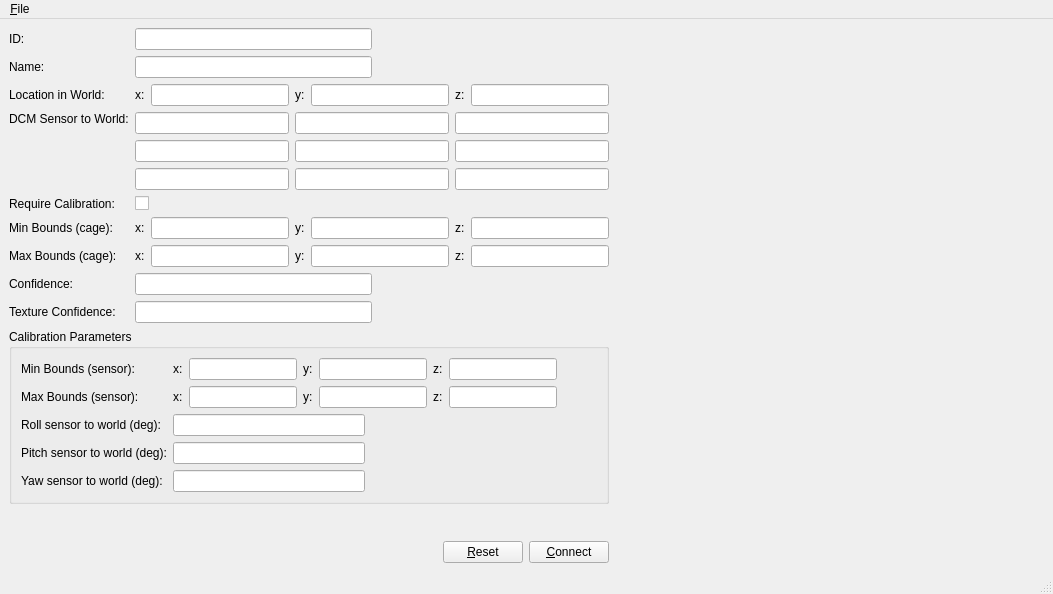
<?xml version="1.0" encoding="UTF-8"?>
<ui version="4.0">
 <class>ZedWindow</class>
 <widget class="QMainWindow" name="ZedWindow">
  <property name="geometry">
   <rect>
    <x>0</x>
    <y>0</y>
    <width>1053</width>
    <height>594</height>
   </rect>
  </property>
  <property name="windowTitle">
   <string>ZED Manager</string>
  </property>
  <widget class="QWidget" name="centralwidget">
   <layout class="QHBoxLayout" name="horizontalLayout_2">
    <item>
     <layout class="QVBoxLayout" name="verticalLayout_3">
      <item>
       <layout class="QGridLayout" name="gridLayout_3">
        <item row="7" column="0">
         <widget class="QLabel" name="label_5">
          <property name="text">
           <string>Confidence:</string>
          </property>
         </widget>
        </item>
        <item row="1" column="1">
         <layout class="QHBoxLayout" name="horizontalLayout_6">
          <item>
           <widget class="QLineEdit" name="lineEdit_name"/>
          </item>
          <item>
           <spacer name="horizontalSpacer_4">
            <property name="orientation">
             <enum>Qt::Horizontal</enum>
            </property>
            <property name="sizeHint" stdset="0">
             <size>
              <width>40</width>
              <height>20</height>
             </size>
            </property>
           </spacer>
          </item>
         </layout>
        </item>
        <item row="5" column="1">
         <layout class="QHBoxLayout" name="horizontalLayout_12">
          <item>
           <widget class="QLabel" name="label_20">
            <property name="text">
             <string>x:</string>
            </property>
           </widget>
          </item>
          <item>
           <widget class="QLineEdit" name="lineEdit_minx"/>
          </item>
          <item>
           <widget class="QLabel" name="label_19">
            <property name="text">
             <string>y:</string>
            </property>
           </widget>
          </item>
          <item>
           <widget class="QLineEdit" name="lineEdit_miny"/>
          </item>
          <item>
           <widget class="QLabel" name="label_18">
            <property name="text">
             <string>z:</string>
            </property>
           </widget>
          </item>
          <item>
           <widget class="QLineEdit" name="lineEdit_minz"/>
          </item>
         </layout>
        </item>
        <item row="2" column="0">
         <widget class="QLabel" name="label_loc">
          <property name="text">
           <string>Location in World:</string>
          </property>
         </widget>
        </item>
        <item row="5" column="0">
         <widget class="QLabel" name="label_3">
          <property name="text">
           <string>Min Bounds (cage):</string>
          </property>
         </widget>
        </item>
        <item row="8" column="0">
         <widget class="QLabel" name="label_6">
          <property name="text">
           <string>Texture Confidence:</string>
          </property>
         </widget>
        </item>
        <item row="4" column="1">
         <widget class="QCheckBox" name="checkBox_req_cal">
          <property name="text">
           <string/>
          </property>
         </widget>
        </item>
        <item row="0" column="0">
         <widget class="QLabel" name="label_id">
          <property name="text">
           <string>ID:</string>
          </property>
         </widget>
        </item>
        <item row="4" column="0">
         <widget class="QLabel" name="label_2">
          <property name="text">
           <string>Require Calibration:</string>
          </property>
         </widget>
        </item>
        <item row="2" column="1">
         <layout class="QHBoxLayout" name="horizontalLayout_4">
          <item>
           <widget class="QLabel" name="label_locx">
            <property name="text">
             <string>x:</string>
            </property>
           </widget>
          </item>
          <item>
           <widget class="QLineEdit" name="lineEdit_locx"/>
          </item>
          <item>
           <widget class="QLabel" name="label_locy">
            <property name="text">
             <string>y:</string>
            </property>
           </widget>
          </item>
          <item>
           <widget class="QLineEdit" name="lineEdit_locy"/>
          </item>
          <item>
           <widget class="QLabel" name="label_locz">
            <property name="text">
             <string>z:</string>
            </property>
           </widget>
          </item>
          <item>
           <widget class="QLineEdit" name="lineEdit_locz"/>
          </item>
         </layout>
        </item>
        <item row="3" column="0">
         <widget class="QLabel" name="label">
          <property name="text">
           <string>DCM Sensor to World:</string>
          </property>
          <property name="alignment">
           <set>Qt::AlignLeading|Qt::AlignLeft|Qt::AlignTop</set>
          </property>
         </widget>
        </item>
        <item row="0" column="1">
         <layout class="QHBoxLayout" name="horizontalLayout_5">
          <item>
           <widget class="QLineEdit" name="lineEdit_id"/>
          </item>
          <item>
           <spacer name="horizontalSpacer_3">
            <property name="orientation">
             <enum>Qt::Horizontal</enum>
            </property>
            <property name="sizeHint" stdset="0">
             <size>
              <width>40</width>
              <height>20</height>
             </size>
            </property>
           </spacer>
          </item>
         </layout>
        </item>
        <item row="1" column="0">
         <widget class="QLabel" name="label_name">
          <property name="text">
           <string>Name:</string>
          </property>
         </widget>
        </item>
        <item row="6" column="0">
         <widget class="QLabel" name="label_4">
          <property name="text">
           <string>Max Bounds (cage):</string>
          </property>
         </widget>
        </item>
        <item row="3" column="1">
         <layout class="QGridLayout" name="gridLayout_2">
          <property name="sizeConstraint">
           <enum>QLayout::SetMinimumSize</enum>
          </property>
          <item row="0" column="1">
           <widget class="QLineEdit" name="lineEdit_dcm01"/>
          </item>
          <item row="0" column="0">
           <widget class="QLineEdit" name="lineEdit_dcm00"/>
          </item>
          <item row="0" column="2">
           <widget class="QLineEdit" name="lineEdit_dcm02"/>
          </item>
          <item row="1" column="0">
           <widget class="QLineEdit" name="lineEdit_dcm10"/>
          </item>
          <item row="2" column="0">
           <widget class="QLineEdit" name="lineEdit_dcm20"/>
          </item>
          <item row="1" column="1">
           <widget class="QLineEdit" name="lineEdit_dcm11"/>
          </item>
          <item row="1" column="2">
           <widget class="QLineEdit" name="lineEdit_dcm12"/>
          </item>
          <item row="2" column="1">
           <widget class="QLineEdit" name="lineEdit_dcm21"/>
          </item>
          <item row="2" column="2">
           <widget class="QLineEdit" name="lineEdit_dcm22"/>
          </item>
         </layout>
        </item>
        <item row="6" column="1">
         <layout class="QHBoxLayout" name="horizontalLayout_13">
          <item>
           <widget class="QLabel" name="label_22">
            <property name="text">
             <string>x:</string>
            </property>
           </widget>
          </item>
          <item>
           <widget class="QLineEdit" name="lineEdit_maxx"/>
          </item>
          <item>
           <widget class="QLabel" name="label_23">
            <property name="text">
             <string>y:</string>
            </property>
           </widget>
          </item>
          <item>
           <widget class="QLineEdit" name="lineEdit_maxy"/>
          </item>
          <item>
           <widget class="QLabel" name="label_21">
            <property name="text">
             <string>z:</string>
            </property>
           </widget>
          </item>
          <item>
           <widget class="QLineEdit" name="lineEdit_maxz"/>
          </item>
         </layout>
        </item>
        <item row="7" column="1">
         <layout class="QHBoxLayout" name="horizontalLayout_14">
          <item>
           <widget class="QLineEdit" name="lineEdit_conf"/>
          </item>
          <item>
           <spacer name="horizontalSpacer_9">
            <property name="orientation">
             <enum>Qt::Horizontal</enum>
            </property>
            <property name="sizeHint" stdset="0">
             <size>
              <width>40</width>
              <height>20</height>
             </size>
            </property>
           </spacer>
          </item>
         </layout>
        </item>
        <item row="8" column="1">
         <layout class="QHBoxLayout" name="horizontalLayout_15">
          <item>
           <widget class="QLineEdit" name="lineEdit_tex_conf"/>
          </item>
          <item>
           <spacer name="horizontalSpacer_10">
            <property name="orientation">
             <enum>Qt::Horizontal</enum>
            </property>
            <property name="sizeHint" stdset="0">
             <size>
              <width>40</width>
              <height>20</height>
             </size>
            </property>
           </spacer>
          </item>
         </layout>
        </item>
       </layout>
      </item>
      <item>
       <widget class="QGroupBox" name="groupBox">
        <property name="title">
         <string>Calibration Parameters</string>
        </property>
        <layout class="QGridLayout" name="gridLayout_5">
         <item row="0" column="1">
          <layout class="QHBoxLayout" name="horizontalLayout_7">
           <item>
            <widget class="QLabel" name="label_8">
             <property name="text">
              <string>x:</string>
             </property>
            </widget>
           </item>
           <item>
            <widget class="QLineEdit" name="lineEdit_cal_minx"/>
           </item>
           <item>
            <widget class="QLabel" name="label_9">
             <property name="text">
              <string>y:</string>
             </property>
            </widget>
           </item>
           <item>
            <widget class="QLineEdit" name="lineEdit_cal_miny"/>
           </item>
           <item>
            <widget class="QLabel" name="label_10">
             <property name="text">
              <string>z:</string>
             </property>
            </widget>
           </item>
           <item>
            <widget class="QLineEdit" name="lineEdit_cal_minz"/>
           </item>
          </layout>
         </item>
         <item row="0" column="2">
          <spacer name="horizontalSpacer_2">
           <property name="orientation">
            <enum>Qt::Horizontal</enum>
           </property>
           <property name="sizeHint" stdset="0">
            <size>
             <width>40</width>
             <height>20</height>
            </size>
           </property>
          </spacer>
         </item>
         <item row="3" column="0">
          <widget class="QLabel" name="label_16">
           <property name="text">
            <string>Pitch sensor to world (deg):</string>
           </property>
          </widget>
         </item>
         <item row="1" column="1">
          <layout class="QHBoxLayout" name="horizontalLayout_8">
           <item>
            <widget class="QLabel" name="label_12">
             <property name="text">
              <string>x:</string>
             </property>
            </widget>
           </item>
           <item>
            <widget class="QLineEdit" name="lineEdit_cal_maxx"/>
           </item>
           <item>
            <widget class="QLabel" name="label_14">
             <property name="text">
              <string>y:</string>
             </property>
            </widget>
           </item>
           <item>
            <widget class="QLineEdit" name="lineEdit_cal_maxy"/>
           </item>
           <item>
            <widget class="QLabel" name="label_13">
             <property name="text">
              <string>z:</string>
             </property>
            </widget>
           </item>
           <item>
            <widget class="QLineEdit" name="lineEdit_cal_maxz"/>
           </item>
          </layout>
         </item>
         <item row="0" column="0">
          <widget class="QLabel" name="label_7">
           <property name="text">
            <string>Min Bounds (sensor):</string>
           </property>
          </widget>
         </item>
         <item row="1" column="0">
          <widget class="QLabel" name="label_11">
           <property name="text">
            <string>Max Bounds (sensor):</string>
           </property>
          </widget>
         </item>
         <item row="2" column="0">
          <widget class="QLabel" name="label_15">
           <property name="text">
            <string>Roll sensor to world (deg):</string>
           </property>
          </widget>
         </item>
         <item row="4" column="0">
          <widget class="QLabel" name="label_17">
           <property name="text">
            <string>Yaw sensor to world (deg):</string>
           </property>
          </widget>
         </item>
         <item row="2" column="1">
          <layout class="QHBoxLayout" name="horizontalLayout_9">
           <item>
            <widget class="QLineEdit" name="lineEdit_cal_roll"/>
           </item>
           <item>
            <spacer name="horizontalSpacer_6">
             <property name="orientation">
              <enum>Qt::Horizontal</enum>
             </property>
             <property name="sizeHint" stdset="0">
              <size>
               <width>40</width>
               <height>20</height>
              </size>
             </property>
            </spacer>
           </item>
          </layout>
         </item>
         <item row="3" column="1">
          <layout class="QHBoxLayout" name="horizontalLayout_10">
           <item>
            <widget class="QLineEdit" name="lineEdit_cal_pitch"/>
           </item>
           <item>
            <spacer name="horizontalSpacer_7">
             <property name="orientation">
              <enum>Qt::Horizontal</enum>
             </property>
             <property name="sizeHint" stdset="0">
              <size>
               <width>40</width>
               <height>20</height>
              </size>
             </property>
            </spacer>
           </item>
          </layout>
         </item>
         <item row="4" column="1">
          <layout class="QHBoxLayout" name="horizontalLayout_11">
           <item>
            <widget class="QLineEdit" name="lineEdit_cal_yaw"/>
           </item>
           <item>
            <spacer name="horizontalSpacer_8">
             <property name="orientation">
              <enum>Qt::Horizontal</enum>
             </property>
             <property name="sizeHint" stdset="0">
              <size>
               <width>40</width>
               <height>20</height>
              </size>
             </property>
            </spacer>
           </item>
          </layout>
         </item>
        </layout>
       </widget>
      </item>
      <item>
       <spacer name="verticalSpacer">
        <property name="orientation">
         <enum>Qt::Vertical</enum>
        </property>
        <property name="sizeHint" stdset="0">
         <size>
          <width>20</width>
          <height>531</height>
         </size>
        </property>
       </spacer>
      </item>
      <item>
       <layout class="QHBoxLayout" name="horizontalLayout_3">
        <item>
         <spacer name="horizontalSpacer_5">
          <property name="orientation">
           <enum>Qt::Horizontal</enum>
          </property>
          <property name="sizeHint" stdset="0">
           <size>
            <width>40</width>
            <height>20</height>
           </size>
          </property>
         </spacer>
        </item>
        <item>
         <widget class="QPushButton" name="pushButton_reset">
          <property name="text">
           <string>&amp;Reset</string>
          </property>
         </widget>
        </item>
        <item>
         <widget class="QPushButton" name="pushButton_connect">
          <property name="text">
           <string>&amp;Connect</string>
          </property>
         </widget>
        </item>
       </layout>
      </item>
     </layout>
    </item>
    <item>
     <spacer name="horizontalSpacer">
      <property name="orientation">
       <enum>Qt::Horizontal</enum>
      </property>
      <property name="sizeHint" stdset="0">
       <size>
        <width>40</width>
        <height>20</height>
       </size>
      </property>
     </spacer>
    </item>
   </layout>
  </widget>
  <widget class="QMenuBar" name="menubar">
   <property name="geometry">
    <rect>
     <x>0</x>
     <y>0</y>
     <width>1053</width>
     <height>20</height>
    </rect>
   </property>
   <widget class="QMenu" name="menu_File">
    <property name="title">
     <string>&amp;File</string>
    </property>
    <addaction name="action_Open_configuration"/>
   </widget>
   <addaction name="menu_File"/>
  </widget>
  <widget class="QStatusBar" name="statusbar"/>
  <action name="action_Open_configuration">
   <property name="text">
    <string>&amp;Open configuration</string>
   </property>
  </action>
 </widget>
 <resources/>
 <connections/>
</ui>
